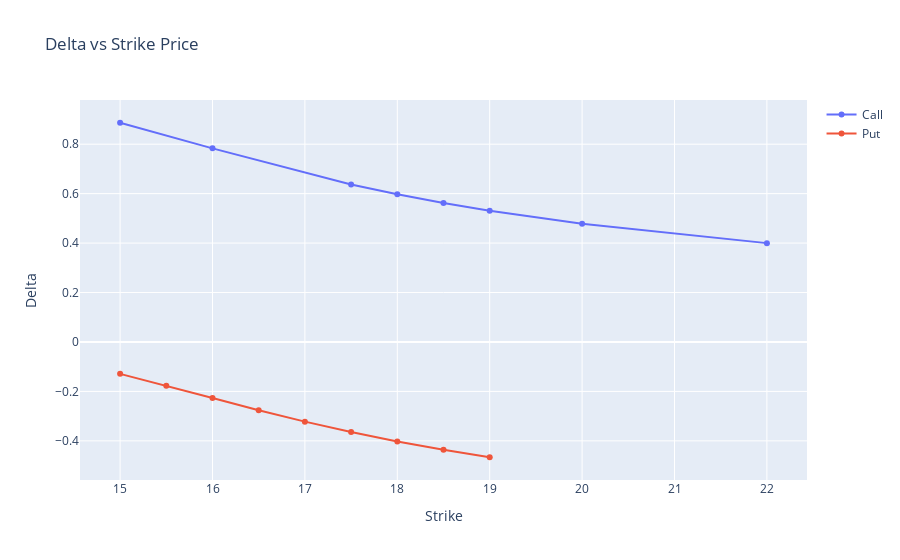

The cell this chart's notebook holds for it:
### Code cell
plot = go.Figure()
plot.add_trace(go.Scatter(y=c['delta'], x=c['strike_price'], name='Call'))
plot.add_trace(go.Scatter(y=p['delta'], x=p['strike_price'], name='Put', ))
plot.update_layout(title_text='Delta vs Strike Price', xaxis_title='Strike', yaxis_title='Delta')
plot.show()

### Figure 1 — Plotly figure (JSON) as saved in the notebook; plotly's stock layout.template omitted (floating-point values rounded to 4 significant figures)
{"data": [{"name": "Call", "type": "scatter", "x": [15, 16, 17.5, 18, 18.5, 19, 20, 22], "y": [0.8867, 0.7832, 0.6368, 0.5972, 0.5619, 0.5306, 0.4778, 0.3998]}, {"name": "Put", "type": "scatter", "x": [15, 15.5, 16, 16.5, 17, 17.5, 18, 18.5, 19], "y": [-0.129, -0.1768, -0.2265, -0.276, -0.3223, -0.3645, -0.4024, -0.4361, -0.4663]}], "layout": {"title": {"text": "Delta vs Strike Price"}, "xaxis": {"title": {"text": "Strike"}}, "yaxis": {"title": {"text": "Delta"}}}}
